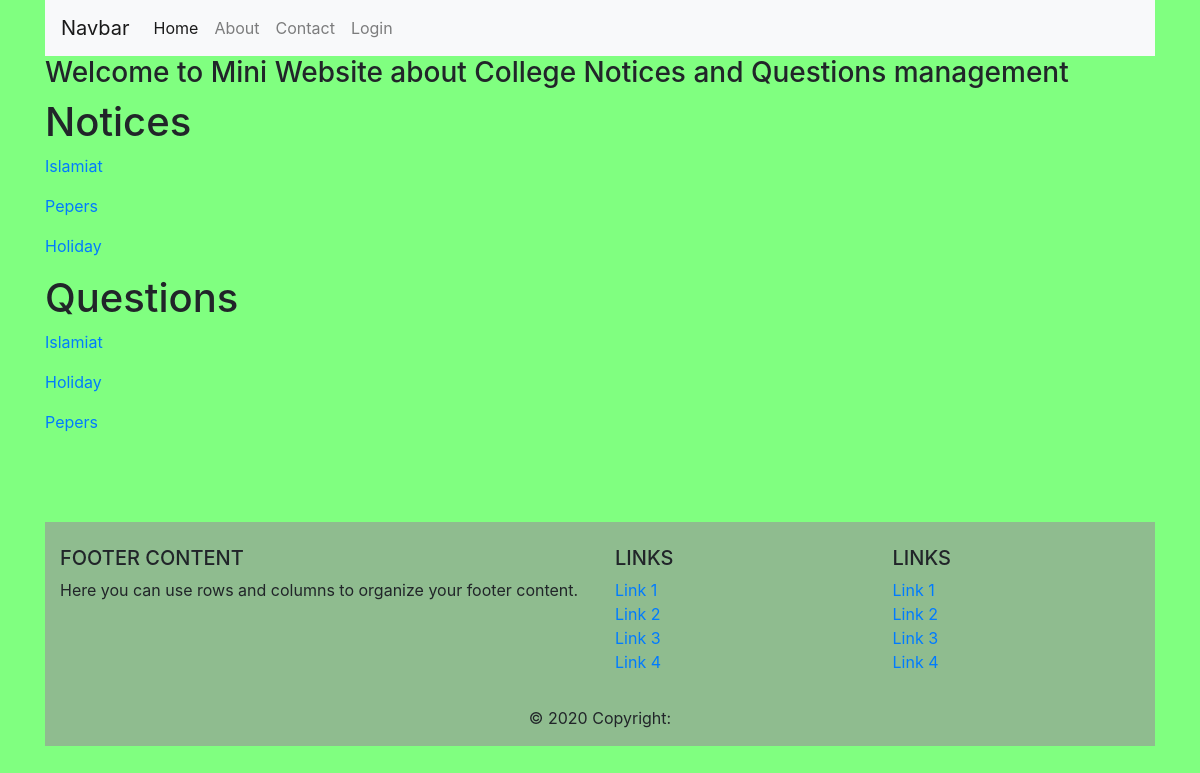
The page /college/mylist/ on the database its author committed.
### college/models.py (models this page shows, shortened)
class Notice(models.Model):
    subject = models.CharField(max_length = 100)
    msg = models.TextField()
    cr_date = models.DateTimeField(auto_now_add = True)
    branch = models.ForeignKey(to=Branch, on_delete=CASCADE, null=True, blank=True)

class Question(models.Model):
    subject = models.CharField(max_length = 100)
    msg = models.TextField(verbose_name="Question")
    cr_date = models.DateTimeField(auto_now_add=True)
    user = models.ForeignKey(to=User, on_delete=CASCADE, null=True, blank=True)

### college/views.py (the view)
# urls.py: path('mylist/', views.MyList.as_view(), name='home'),
class MyList(TemplateView):
    template_name = "college/home.html"
    def get_context_data(self, **kwargs):
        context = TemplateView.get_context_data(self, **kwargs)
        context["notices"] = Notice.objects.order_by("-id")[:3]
        context["questions"] = Question.objects.order_by("-id")[:3]
        return context

### college/templates/college/home.html
{% extends 'base.html' %}
{% load static %}
{% block content %}
<h3>Welcome to Mini Website about College Notices and Questions management</h3>
<h1>Notices</h1>
{% for notice in notices %}
<p> <a href='/college/notice/{{notice.id}}'>{{notice.subject}}</a></p>
{% endfor %}
<h1>Questions</h1>
{% for question in questions %}
<p> <a href='/college/question/{{question.id}}'>{{question.subject}}</a></p>
{% endfor %}
{% endblock content %}

### college/templates/base.html (shortened to what this page needs)
<!DOCTYPE html>
{% load static %}
<html lang="en">
  <head>
    <link
      rel="stylesheet"
      href="https://stackpath.bootstrapcdn.com/bootstrap/4.5.0/css/bootstrap.min.css"
    />
    <link href="{% static 'style.css' %}" rel="stylesheet" />
  </head>
  <body>
    <div class="container">
      <nav class="navbar navbar-expand-lg navbar-light bg-light">
        <a class="navbar-brand" href="/college/mylist/">Navbar</a>
        <div class="collapse navbar-collapse" id="navbarSupportedContent">
          <ul class="navbar-nav mr-auto">
            <li class="nav-item active">
              <a class="nav-link" href="{% url 'home' %}"
                >Home <span class="sr-only">(current)</span></a>
            </li>
            <li class="nav-item">
              <a class="nav-link" href="/college/about">About</a>
            </li>
            <li class="nav-item">
              <a class="nav-link" href="/college/contact">Contact</a>
            </li>
            {% if user.is_authenticated %}
            <li class="nav-item">
              <a class="nav-link" href="/accounts/logout">Logout</a>
            </li>
            <li class="nav-item">
              <a
                class="nav-link"
                href="/college/profile/edit/{{ user.profile.id }}"
                >Edit Profile</a
              >
            </li>
            <li class="nav-item">
              <a class="nav-link" href="/college/question/create/"
                >Ask Question</a
              >
            </li>
            {% else %}
            <li class="nav-item">
              <a class="nav-link" href="/accounts/login">Login</a>
            </li>
            {% endif %}
          </ul>
        </div>
      </nav>
      {% block content %} {% endblock content %}
      <br /><br /><br />
      <footer class="page-footer font-small blue pt-4">
        <div class="container-fluid text-center text-md-left">
          <div class="row">
            <div class="col-md-6 mt-md-0 mt-3">
              <h5 class="text-uppercase">Footer Content</h5>
              <p>
                Here you can use rows and columns to organize your footer
                content.
              </p>
            </div>
            <div class="col-md-3 mb-md-0 mb-3">
              <h5 class="text-uppercase">Links</h5>
              <ul class="list-unstyled">
                <li>
                  <a href="#!">Link 1</a>
                </li>
                <li>
                  <a href="#!">Link 2</a>
                </li>
                <li>
                  <a href="#!">Link 3</a>
                </li>
                <li>
                  <a href="#!">Link 4</a>
                </li>
              </ul>
            </div>
            <div class="col-md-3 mb-md-0 mb-3">
              <h5 class="text-uppercase">Links</h5>
              <ul class="list-unstyled">
                <li>
                  <a href="#!">Link 1</a>
                </li>
                <li>
                  <a href="#!">Link 2</a>
                </li>
                <li>
                  <a href="#!">Link 3</a>
                </li>
                <li>
                  <a href="#!">Link 4</a>
                </li>
              </ul>
            </div>
          </div>
        </div>
        <div class="footer-copyright text-center py-3">
          © 2020 Copyright:
        </div>
      </footer>
    </div>
  </body>
</html>

### college/static/style.css (style rules this page uses)
body { background-color: #80ff80; }
footer { background-color: darkseagreen; }

### rows shown on the page
Notice: subject "Islamiat"
Notice: subject "Pepers"
Notice: subject "Holiday"
Question: subject "Islamiat"
Question: subject "Holiday"
Question: subject "Pepers"
